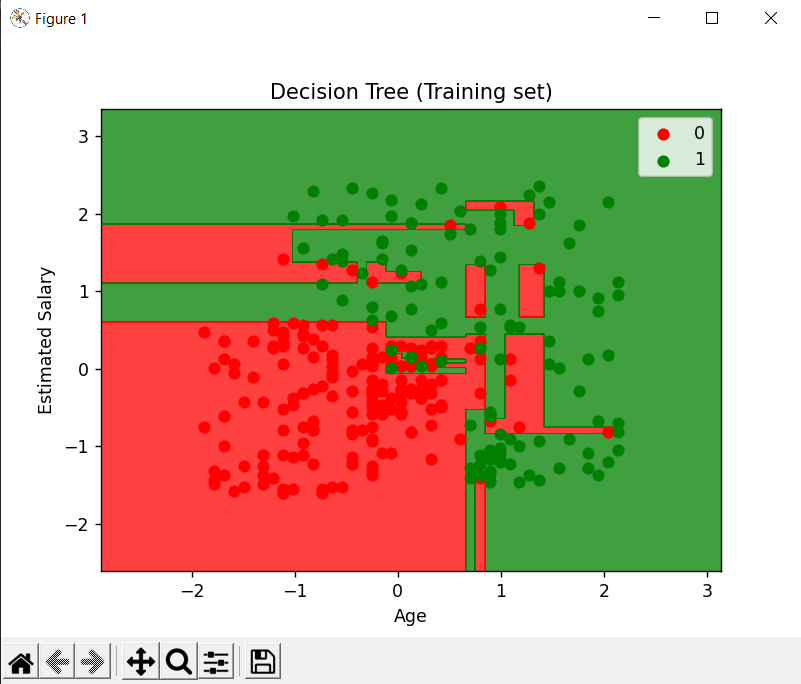

This chart was generated by the following Python code:
import numpy as np
import pandas as pd
import matplotlib.pyplot as plt
from sklearn.metrics import accuracy_score
from matplotlib.colors import ListedColormap
from sklearn.preprocessing import StandardScaler
from sklearn.model_selection import train_test_split


class DecisionTree:
    def __init__(self, file_path):
        self.data = pd.read_csv(file_path)

        X = self.data.iloc[:, [2, 3]].values
        y = self.data.iloc[:, 4].values

        # Normalize features
        scaler = StandardScaler()
        X = scaler.fit_transform(X)

        X_train, X_test, y_train, y_test = train_test_split(X, y, test_size=0.25, random_state=0)
        
        self.X_train = X_train
        self.y_train = y_train.reshape(-1, 1)

        self.X_test = X_test
        self.y_test = y_test.reshape(-1, 1)

    def calculate_entropy(self, y):
        unique_labels = np.unique(y)
        entropy = 0

        for label in unique_labels:
            label_indices = (y == label)
            label_probability = np.sum(label_indices) / y.shape[0]
            entropy -= label_probability * np.log2(label_probability)
        return entropy
    
    def calculate_information_gain(self, X, y, feature_index, threshold):
        left_indices = X[:, feature_index] <= threshold
        right_indices = X[:, feature_index] > threshold
        
        left_entropy = self.calculate_entropy(y[left_indices])
        right_entropy = self.calculate_entropy(y[right_indices])
        
        parent_entropy = self.calculate_entropy(y)
        left_weight = sum(left_indices) / y.shape[0]
        right_weight = sum(right_indices) / y.shape[0]
        
        information_gain = parent_entropy - (left_weight * left_entropy + right_weight * right_entropy)
        return information_gain

    
    def find_best_split(self, X, y):
        best_info_gain = -np.inf
        best_feature = None
        best_threshold = None
        
        for feature_index in range(X.shape[1]):
            feature_values = X[:, feature_index]
            unique_values = np.unique(np.sort(feature_values))

            for i in range(1, len(unique_values)):
                threshold = (unique_values[i-1] + unique_values[i]) / 2
                info_gain = self.calculate_information_gain(X, y, feature_index, threshold)

                if info_gain > best_info_gain:
                    best_info_gain = info_gain
                    best_feature= feature_index
                    best_threshold = threshold
        
        return best_feature, best_threshold
    
    def create_leaf_node(self, y):
        unique_labels, counts = np.unique(y, return_counts=True)
        majority_class = unique_labels[np.argmax(counts)]
        return {'class': majority_class}
    
    def create_decision_tree(self, X, y):
        if np.unique(y).shape[0] == 1:
            return self.create_leaf_node(y)
        
        if X.shape[0] == 0:
            return self.create_leaf_node(y)
        
        best_feature, best_threshold = self.find_best_split(X, y)
        if best_feature is None:
            return self.create_leaf_node(y)
        
        left_indices = X[:, best_feature] <= best_threshold
        right_indices = ~left_indices
        
        tree = {
            'feature_index': best_feature,
            'threshold': best_threshold,
            'left': self.create_decision_tree(X[left_indices], y[left_indices]),
            'right': self.create_decision_tree(X[right_indices], y[right_indices])
        }
        
        return tree
    
    def fit(self):
        self.tree = self.create_decision_tree(self.X_train, self.y_train)
    
    def predict_sample(self, sample, node):
        if 'class' in node:
            return node['class']
        
        feature_index = node['feature_index']
        threshold = node['threshold']
        
        if sample[feature_index] <= threshold:
            return self.predict_sample(sample, node['left'])
        else:
            return self.predict_sample(sample, node['right'])
    
    def predict(self, X):
        predictions = []
        for sample in X:
            prediction = self.predict_sample(sample, self.tree)
            predictions.append(prediction)
        return np.array(predictions)

    def plot_decision_tree(self):
        cmap = ListedColormap(['red', 'green'])
        # Plot the training set results
        X_set, y_set = tree.X_train, tree.y_train.flatten()
        X1, X2 = np.meshgrid(np.arange(start=X_set[:, 0].min() - 1, stop=X_set[:, 0].max() + 1, step=0.01),
                            np.arange(start=X_set[:, 1].min() - 1, stop=X_set[:, 1].max() + 1, step=0.01))
        plt.contourf(X1, X2, tree.predict(np.array([X1.ravel(), X2.ravel()]).T).reshape(X1.shape),
                    alpha=0.75, cmap=cmap)
        plt.xlim(X1.min(), X1.max())
        plt.ylim(X2.min(), X2.max())
        for i, j in enumerate(np.unique(y_set)):
            plt.scatter(X_set[y_set == j, 0], X_set[y_set == j, 1],
                        c=cmap(i), label=j)
        plt.title('Decision Tree (Training set)')
        plt.xlabel('Age')
        plt.ylabel('Estimated Salary')
        plt.legend()
        plt.show()
        
###################################################################################################
# Train the decision tree
tree = DecisionTree("Social_Network_Ads.csv")
tree.fit()
# Make predictions on test set
y_pred = tree.predict(tree.X_test)
print(y_pred)

###################################################################################################
# Evaluate the accuracy
accuracy = accuracy_score(tree.y_test, y_pred)
print("Accuracy:", accuracy)

###################################################################################################
# Plot the tree
tree.plot_decision_tree()
